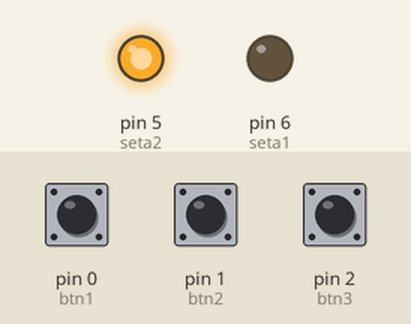
This sketch was run on a simulated Arduino Uno, built with avr-gcc and run on an emulated ATmega328P. Parts: output pins drawn as LEDs (lit = HIGH). Inputs (shaded band) come from the test bench; at power-on: pin 0 (btn1) LOW, pin 1 (btn2) LOW, pin 2 (btn3) LOW.

Above: at 2.5 s.
At 20.0 s:
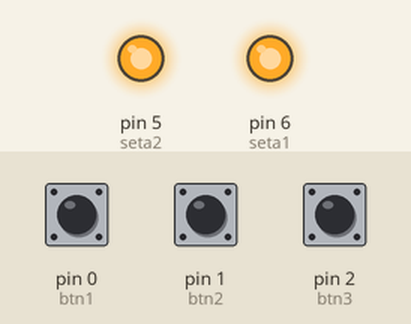
At 27.5 s:
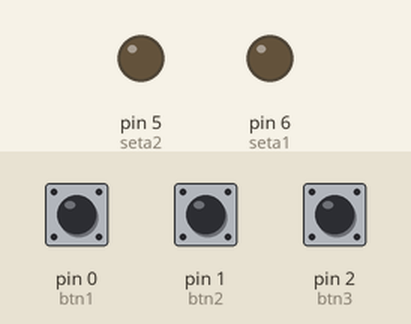
Timing chart, 0 to 39.0 s (numbered marks = the images above):
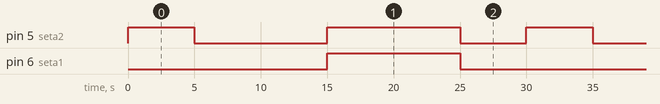

The sketch:

seta.ino
```cpp
// C++ code
//

const int btn1 = 0;
const int btn2 = 1;
const int btn3 = 2;

int cond = 0;
int cond2 = 1;
int cond3 = 2;

void setup()
{
  pinMode(6, OUTPUT);//seta1
  pinMode(5, OUTPUT);//seta2
  pinMode(3, INPUT);//seta3
  pinMode(4, INPUT);//seta4
  pinMode(btn1, INPUT);
  pinMode(btn2, INPUT);
  pinMode(btn3,INPUT);

}
void loop()
{

 cond = digitalRead(btn1);

  if(cond == HIGH)


  digitalWrite(6, HIGH);//seta1
  digitalWrite(5, HIGH);//seta2
  digitalWrite(3, LOW);//seta3
  digitalWrite(4, LOW);//seta4
  delay(5000); // Wait for 1000 millisecond(s)

  digitalWrite(6, LOW);//seta1
  digitalWrite(5, LOW);//seta2
  digitalWrite(3, HIGH);//seta3
  digitalWrite(4, HIGH);//seta4
  delay(5000); // Wait for 1000 millisecond(s)


 cond2 = digitalRead(btn2);

  if(cond2 == HIGH)


  digitalWrite(6, LOW);//seta1
  digitalWrite(5, LOW);//seta2
  digitalWrite(3, LOW);//seta3
  digitalWrite(4, LOW);//seta4
  delay(5000); // Wait for 1000 millisecond(s)

  digitalWrite(6, HIGH);//seta1
  digitalWrite(5, HIGH);//seta2
  digitalWrite(3, HIGH);//seta3
  digitalWrite(4, HIGH);//seta4
  delay(5000); // Wait for 1000 millisecond(s)


 cond3 = digitalRead(btn3);

  if(cond3 == HIGH)


  digitalWrite(6, HIGH);//seta1
  digitalWrite(5, HIGH);//seta2
  digitalWrite(3, LOW);//seta3
  digitalWrite(4, LOW);//seta4
  delay(5000); // Wait for 1000 millisecond(s)

  digitalWrite(6, LOW);//seta1
  digitalWrite(5, LOW);//seta2
  digitalWrite(3, HIGH);//seta3
  digitalWrite(4, HIGH);//seta4
  delay(5000); // Wait for 1000 millisecond(s)
}
```

Measured:
- by itself, pin 5 (seta2): repeats every 30.0 s: LOW 10.0 s, HIGH 10.0 s, LOW 5.0 s, HIGH 5.0 s
- by itself, pin 6 (seta1): alternates HIGH for 10.0 s and LOW for 20.0 s
- by itself, everything shown: repeats every 30.0 s, in 4 steps
